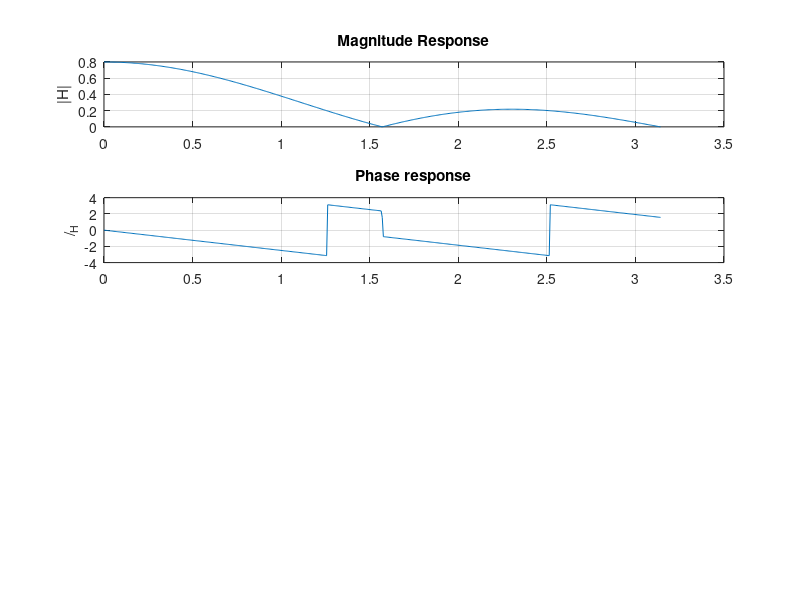

The MATLAB script that drew this image:
w = [0:1:500]*pi/500;
 H1=1/5*(exp(-j*w)+exp(-j*w*2)+exp(-j*w*3)+exp(-j*w*4));
 subplot(4,1,1); plot(w,abs(H1)); grid;
 title('Magnitude Response'); ylabel('|H|');
  subplot(4,1,2); plot(w,angle(H1)); grid;
 title('Phase response'); ylabel('/_H');
 
